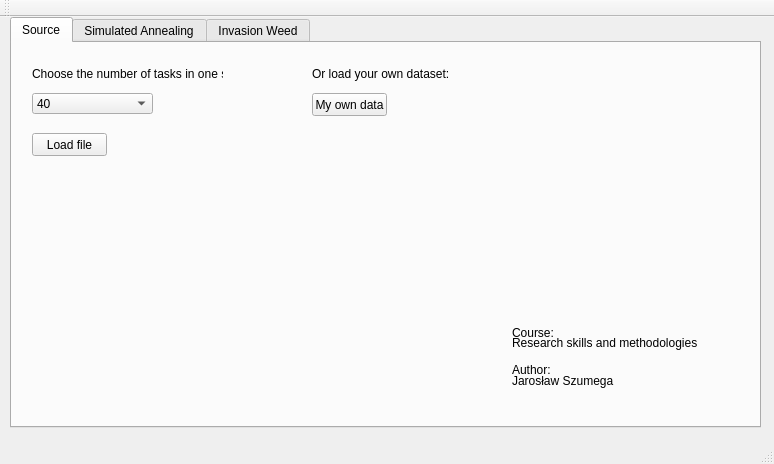
<?xml version="1.0" encoding="UTF-8"?>
<ui version="4.0">
 <class>MainWindow</class>
 <widget class="QMainWindow" name="MainWindow">
  <property name="geometry">
   <rect>
    <x>0</x>
    <y>0</y>
    <width>774</width>
    <height>464</height>
   </rect>
  </property>
  <property name="windowTitle">
   <string>Research Skills &amp; Methodologies</string>
  </property>
  <widget class="QWidget" name="centralWidget">
   <widget class="QTabWidget" name="tabWidget">
    <property name="geometry">
     <rect>
      <x>10</x>
      <y>0</y>
      <width>751</width>
      <height>411</height>
     </rect>
    </property>
    <property name="currentIndex">
     <number>0</number>
    </property>
    <widget class="QWidget" name="tab">
     <attribute name="title">
      <string>Source</string>
     </attribute>
     <widget class="QComboBox" name="comboBox">
      <property name="geometry">
       <rect>
        <x>20</x>
        <y>50</y>
        <width>121</width>
        <height>21</height>
       </rect>
      </property>
      <item>
       <property name="text">
        <string>40</string>
       </property>
      </item>
      <item>
       <property name="text">
        <string>50</string>
       </property>
      </item>
      <item>
       <property name="text">
        <string>100</string>
       </property>
      </item>
     </widget>
     <widget class="QLabel" name="label">
      <property name="geometry">
       <rect>
        <x>20</x>
        <y>20</y>
        <width>191</width>
        <height>21</height>
       </rect>
      </property>
      <property name="text">
       <string>Choose the number of tasks in one set:</string>
      </property>
     </widget>
     <widget class="QPushButton" name="pushButton">
      <property name="geometry">
       <rect>
        <x>20</x>
        <y>90</y>
        <width>75</width>
        <height>23</height>
       </rect>
      </property>
      <property name="text">
       <string>Load file</string>
      </property>
     </widget>
     <widget class="QLabel" name="labelInfo">
      <property name="geometry">
       <rect>
        <x>0</x>
        <y>200</y>
        <width>551</width>
        <height>271</height>
       </rect>
      </property>
      <property name="autoFillBackground">
       <bool>false</bool>
      </property>
      <property name="text">
       <string/>
      </property>
      <property name="pixmap">
       <pixmap>pwr.jpg</pixmap>
      </property>
      <property name="scaledContents">
       <bool>false</bool>
      </property>
     </widget>
     <widget class="QLabel" name="label_2">
      <property name="geometry">
       <rect>
        <x>500</x>
        <y>320</y>
        <width>46</width>
        <height>13</height>
       </rect>
      </property>
      <property name="text">
       <string>Author:</string>
      </property>
     </widget>
     <widget class="QLabel" name="label_3">
      <property name="geometry">
       <rect>
        <x>500</x>
        <y>330</y>
        <width>121</width>
        <height>16</height>
       </rect>
      </property>
      <property name="text">
       <string>Jarosław Szumega</string>
      </property>
     </widget>
     <widget class="QLabel" name="label_4">
      <property name="geometry">
       <rect>
        <x>500</x>
        <y>290</y>
        <width>221</width>
        <height>20</height>
       </rect>
      </property>
      <property name="text">
       <string>Research skills and methodologies</string>
      </property>
     </widget>
     <widget class="QLabel" name="label_5">
      <property name="geometry">
       <rect>
        <x>500</x>
        <y>280</y>
        <width>221</width>
        <height>20</height>
       </rect>
      </property>
      <property name="text">
       <string>Course:</string>
      </property>
     </widget>
     <widget class="QLabel" name="label_6">
      <property name="geometry">
       <rect>
        <x>300</x>
        <y>20</y>
        <width>191</width>
        <height>21</height>
       </rect>
      </property>
      <property name="text">
       <string>Or load your own dataset:</string>
      </property>
     </widget>
     <widget class="QPushButton" name="pushButton_2">
      <property name="geometry">
       <rect>
        <x>300</x>
        <y>50</y>
        <width>75</width>
        <height>23</height>
       </rect>
      </property>
      <property name="text">
       <string>My own data</string>
      </property>
     </widget>
    </widget>
    <widget class="QWidget" name="tab_2">
     <attribute name="title">
      <string>Simulated Annealing</string>
     </attribute>
     <widget class="QGroupBox" name="groupBox">
      <property name="geometry">
       <rect>
        <x>20</x>
        <y>10</y>
        <width>191</width>
        <height>91</height>
       </rect>
      </property>
      <property name="title">
       <string>Cooling method</string>
      </property>
      <widget class="QRadioButton" name="radioLinear">
       <property name="geometry">
        <rect>
         <x>10</x>
         <y>30</y>
         <width>82</width>
         <height>17</height>
        </rect>
       </property>
       <property name="text">
        <string>Linear</string>
       </property>
       <property name="checked">
        <bool>true</bool>
       </property>
      </widget>
      <widget class="QRadioButton" name="radioLogar">
       <property name="geometry">
        <rect>
         <x>10</x>
         <y>70</y>
         <width>82</width>
         <height>17</height>
        </rect>
       </property>
       <property name="text">
        <string>Logarithmic</string>
       </property>
      </widget>
      <widget class="QDoubleSpinBox" name="linBox">
       <property name="geometry">
        <rect>
         <x>120</x>
         <y>30</y>
         <width>62</width>
         <height>22</height>
        </rect>
       </property>
       <property name="decimals">
        <number>3</number>
       </property>
       <property name="minimum">
        <double>0.001000000000000</double>
       </property>
       <property name="maximum">
        <double>0.999000000000000</double>
       </property>
       <property name="singleStep">
        <double>0.001000000000000</double>
       </property>
       <property name="value">
        <double>0.999000000000000</double>
       </property>
      </widget>
     </widget>
     <widget class="QGroupBox" name="groupBox_2">
      <property name="geometry">
       <rect>
        <x>20</x>
        <y>110</y>
        <width>191</width>
        <height>151</height>
       </rect>
      </property>
      <property name="title">
       <string>Annealing parameters</string>
      </property>
      <widget class="QDoubleSpinBox" name="minTbox">
       <property name="geometry">
        <rect>
         <x>120</x>
         <y>30</y>
         <width>62</width>
         <height>22</height>
        </rect>
       </property>
       <property name="decimals">
        <number>0</number>
       </property>
       <property name="minimum">
        <double>1.000000000000000</double>
       </property>
       <property name="maximum">
        <double>1000.000000000000000</double>
       </property>
       <property name="value">
        <double>1.000000000000000</double>
       </property>
      </widget>
      <widget class="QDoubleSpinBox" name="maxTbox">
       <property name="geometry">
        <rect>
         <x>120</x>
         <y>70</y>
         <width>62</width>
         <height>22</height>
        </rect>
       </property>
       <property name="decimals">
        <number>0</number>
       </property>
       <property name="minimum">
        <double>1.000000000000000</double>
       </property>
       <property name="maximum">
        <double>10000.000000000000000</double>
       </property>
       <property name="value">
        <double>40.000000000000000</double>
       </property>
      </widget>
      <widget class="QSpinBox" name="stepBox">
       <property name="geometry">
        <rect>
         <x>120</x>
         <y>110</y>
         <width>61</width>
         <height>22</height>
        </rect>
       </property>
       <property name="minimum">
        <number>1</number>
       </property>
       <property name="maximum">
        <number>1000</number>
       </property>
       <property name="value">
        <number>5</number>
       </property>
      </widget>
      <widget class="QLabel" name="labelMin">
       <property name="geometry">
        <rect>
         <x>10</x>
         <y>30</y>
         <width>81</width>
         <height>16</height>
        </rect>
       </property>
       <property name="text">
        <string>Min Temperature</string>
       </property>
      </widget>
      <widget class="QLabel" name="labelmax">
       <property name="geometry">
        <rect>
         <x>10</x>
         <y>70</y>
         <width>91</width>
         <height>16</height>
        </rect>
       </property>
       <property name="text">
        <string>Max Temperature</string>
       </property>
      </widget>
      <widget class="QLabel" name="labelStp">
       <property name="geometry">
        <rect>
         <x>10</x>
         <y>110</y>
         <width>81</width>
         <height>16</height>
        </rect>
       </property>
       <property name="text">
        <string>Inner iterations</string>
       </property>
      </widget>
     </widget>
     <widget class="QPushButton" name="solveButton">
      <property name="geometry">
       <rect>
        <x>20</x>
        <y>360</y>
        <width>171</width>
        <height>23</height>
       </rect>
      </property>
      <property name="text">
       <string>Solve!</string>
      </property>
     </widget>
     <widget class="QTableWidget" name="tableWidget">
      <property name="enabled">
       <bool>true</bool>
      </property>
      <property name="geometry">
       <rect>
        <x>280</x>
        <y>20</y>
        <width>441</width>
        <height>311</height>
       </rect>
      </property>
      <property name="editTriggers">
       <set>QAbstractItemView::AnyKeyPressed|QAbstractItemView::EditKeyPressed</set>
      </property>
      <property name="selectionBehavior">
       <enum>QAbstractItemView::SelectRows</enum>
      </property>
      <property name="columnCount">
       <number>4</number>
      </property>
      <column/>
      <column/>
      <column/>
      <column/>
     </widget>
     <widget class="QGroupBox" name="groupBox_4">
      <property name="geometry">
       <rect>
        <x>20</x>
        <y>270</y>
        <width>191</width>
        <height>71</height>
       </rect>
      </property>
      <property name="title">
       <string>Calculation range</string>
      </property>
      <widget class="QSpinBox" name="fromBox1">
       <property name="geometry">
        <rect>
         <x>10</x>
         <y>40</y>
         <width>61</width>
         <height>22</height>
        </rect>
       </property>
       <property name="minimum">
        <number>1</number>
       </property>
      </widget>
      <widget class="QSpinBox" name="ToBox1">
       <property name="geometry">
        <rect>
         <x>100</x>
         <y>40</y>
         <width>61</width>
         <height>22</height>
        </rect>
       </property>
       <property name="maximum">
        <number>1000</number>
       </property>
       <property name="singleStep">
        <number>1</number>
       </property>
       <property name="value">
        <number>5</number>
       </property>
      </widget>
      <widget class="QLabel" name="labelMin_3">
       <property name="geometry">
        <rect>
         <x>10</x>
         <y>20</y>
         <width>81</width>
         <height>16</height>
        </rect>
       </property>
       <property name="text">
        <string>From</string>
       </property>
      </widget>
      <widget class="QLabel" name="labelMin_4">
       <property name="geometry">
        <rect>
         <x>100</x>
         <y>20</y>
         <width>81</width>
         <height>16</height>
        </rect>
       </property>
       <property name="text">
        <string>To</string>
       </property>
      </widget>
     </widget>
     <widget class="QPushButton" name="pushButton_3">
      <property name="geometry">
       <rect>
        <x>570</x>
        <y>350</y>
        <width>75</width>
        <height>23</height>
       </rect>
      </property>
      <property name="text">
       <string>Show solution</string>
      </property>
     </widget>
     <widget class="QPushButton" name="pushButton_5">
      <property name="geometry">
       <rect>
        <x>660</x>
        <y>350</y>
        <width>75</width>
        <height>23</height>
       </rect>
      </property>
      <property name="text">
       <string>Export</string>
      </property>
     </widget>
    </widget>
    <widget class="QWidget" name="tab_3">
     <attribute name="title">
      <string>Invasion Weed</string>
     </attribute>
     <widget class="QGroupBox" name="groupBox_3">
      <property name="geometry">
       <rect>
        <x>20</x>
        <y>10</y>
        <width>251</width>
        <height>251</height>
       </rect>
      </property>
      <property name="title">
       <string>Invasion parameters</string>
      </property>
      <widget class="QLabel" name="labelGen">
       <property name="geometry">
        <rect>
         <x>10</x>
         <y>60</y>
         <width>81</width>
         <height>16</height>
        </rect>
       </property>
       <property name="text">
        <string>No. generations</string>
       </property>
      </widget>
      <widget class="QDoubleSpinBox" name="genBox">
       <property name="geometry">
        <rect>
         <x>140</x>
         <y>60</y>
         <width>62</width>
         <height>22</height>
        </rect>
       </property>
       <property name="decimals">
        <number>0</number>
       </property>
       <property name="minimum">
        <double>1.000000000000000</double>
       </property>
       <property name="maximum">
        <double>10000.000000000000000</double>
       </property>
       <property name="value">
        <double>60.000000000000000</double>
       </property>
      </widget>
      <widget class="QDoubleSpinBox" name="maxWeedBox">
       <property name="geometry">
        <rect>
         <x>140</x>
         <y>100</y>
         <width>62</width>
         <height>22</height>
        </rect>
       </property>
       <property name="decimals">
        <number>0</number>
       </property>
       <property name="minimum">
        <double>1.000000000000000</double>
       </property>
       <property name="maximum">
        <double>1000.000000000000000</double>
       </property>
       <property name="value">
        <double>25.000000000000000</double>
       </property>
      </widget>
      <widget class="QLabel" name="labelGen_2">
       <property name="geometry">
        <rect>
         <x>10</x>
         <y>100</y>
         <width>111</width>
         <height>16</height>
        </rect>
       </property>
       <property name="text">
        <string>No. maximum weeds</string>
       </property>
      </widget>
      <widget class="QDoubleSpinBox" name="minSeedBox">
       <property name="geometry">
        <rect>
         <x>140</x>
         <y>140</y>
         <width>62</width>
         <height>22</height>
        </rect>
       </property>
       <property name="decimals">
        <number>0</number>
       </property>
       <property name="minimum">
        <double>1.000000000000000</double>
       </property>
       <property name="maximum">
        <double>1000.000000000000000</double>
       </property>
      </widget>
      <widget class="QLabel" name="labelGen_3">
       <property name="geometry">
        <rect>
         <x>10</x>
         <y>140</y>
         <width>111</width>
         <height>16</height>
        </rect>
       </property>
       <property name="text">
        <string>Min.  seeds per weed</string>
       </property>
      </widget>
      <widget class="QDoubleSpinBox" name="mutBox">
       <property name="geometry">
        <rect>
         <x>140</x>
         <y>220</y>
         <width>62</width>
         <height>22</height>
        </rect>
       </property>
       <property name="minimum">
        <double>0.000000000000000</double>
       </property>
       <property name="maximum">
        <double>1.000000000000000</double>
       </property>
       <property name="singleStep">
        <double>0.010000000000000</double>
       </property>
       <property name="value">
        <double>0.800000000000000</double>
       </property>
      </widget>
      <widget class="QLabel" name="labelGen_4">
       <property name="geometry">
        <rect>
         <x>10</x>
         <y>220</y>
         <width>101</width>
         <height>16</height>
        </rect>
       </property>
       <property name="text">
        <string>Mutation probability</string>
       </property>
      </widget>
      <widget class="QLabel" name="labelGen_5">
       <property name="geometry">
        <rect>
         <x>10</x>
         <y>180</y>
         <width>111</width>
         <height>16</height>
        </rect>
       </property>
       <property name="text">
        <string>Max. seeds per weed</string>
       </property>
      </widget>
      <widget class="QDoubleSpinBox" name="maxSeedBox">
       <property name="geometry">
        <rect>
         <x>140</x>
         <y>180</y>
         <width>62</width>
         <height>22</height>
        </rect>
       </property>
       <property name="decimals">
        <number>0</number>
       </property>
       <property name="minimum">
        <double>1.000000000000000</double>
       </property>
       <property name="maximum">
        <double>1000.000000000000000</double>
       </property>
       <property name="value">
        <double>20.000000000000000</double>
       </property>
      </widget>
      <widget class="QDoubleSpinBox" name="popBox">
       <property name="geometry">
        <rect>
         <x>140</x>
         <y>20</y>
         <width>62</width>
         <height>22</height>
        </rect>
       </property>
       <property name="decimals">
        <number>0</number>
       </property>
       <property name="minimum">
        <double>1.000000000000000</double>
       </property>
       <property name="maximum">
        <double>10000.000000000000000</double>
       </property>
       <property name="value">
        <double>20.000000000000000</double>
       </property>
      </widget>
      <widget class="QLabel" name="labelGen_6">
       <property name="geometry">
        <rect>
         <x>10</x>
         <y>20</y>
         <width>81</width>
         <height>16</height>
        </rect>
       </property>
       <property name="text">
        <string>Initial population</string>
       </property>
      </widget>
     </widget>
     <widget class="QPushButton" name="solveButton_2">
      <property name="geometry">
       <rect>
        <x>20</x>
        <y>360</y>
        <width>171</width>
        <height>23</height>
       </rect>
      </property>
      <property name="text">
       <string>Solve!</string>
      </property>
     </widget>
     <widget class="QTableWidget" name="tableWidget_2">
      <property name="geometry">
       <rect>
        <x>280</x>
        <y>20</y>
        <width>441</width>
        <height>311</height>
       </rect>
      </property>
      <property name="columnCount">
       <number>4</number>
      </property>
      <column/>
      <column/>
      <column/>
      <column/>
     </widget>
     <widget class="QGroupBox" name="groupBox_5">
      <property name="geometry">
       <rect>
        <x>20</x>
        <y>270</y>
        <width>171</width>
        <height>71</height>
       </rect>
      </property>
      <property name="title">
       <string>Calculation range</string>
      </property>
      <widget class="QSpinBox" name="FromBox2">
       <property name="geometry">
        <rect>
         <x>10</x>
         <y>40</y>
         <width>61</width>
         <height>22</height>
        </rect>
       </property>
       <property name="minimum">
        <number>1</number>
       </property>
      </widget>
      <widget class="QSpinBox" name="ToBox2">
       <property name="geometry">
        <rect>
         <x>100</x>
         <y>40</y>
         <width>61</width>
         <height>22</height>
        </rect>
       </property>
       <property name="maximum">
        <number>1000</number>
       </property>
       <property name="singleStep">
        <number>1</number>
       </property>
       <property name="value">
        <number>5</number>
       </property>
      </widget>
      <widget class="QLabel" name="labelMin_5">
       <property name="geometry">
        <rect>
         <x>10</x>
         <y>20</y>
         <width>81</width>
         <height>16</height>
        </rect>
       </property>
       <property name="text">
        <string>From</string>
       </property>
      </widget>
      <widget class="QLabel" name="labelMin_6">
       <property name="geometry">
        <rect>
         <x>100</x>
         <y>20</y>
         <width>81</width>
         <height>16</height>
        </rect>
       </property>
       <property name="text">
        <string>To</string>
       </property>
      </widget>
     </widget>
     <widget class="QPushButton" name="pushButton_4">
      <property name="geometry">
       <rect>
        <x>570</x>
        <y>350</y>
        <width>75</width>
        <height>23</height>
       </rect>
      </property>
      <property name="text">
       <string>Show solution</string>
      </property>
     </widget>
     <widget class="QPushButton" name="pushButton_6">
      <property name="geometry">
       <rect>
        <x>660</x>
        <y>350</y>
        <width>75</width>
        <height>23</height>
       </rect>
      </property>
      <property name="text">
       <string>Export</string>
      </property>
     </widget>
    </widget>
   </widget>
  </widget>
  <widget class="QMenuBar" name="menuBar">
   <property name="geometry">
    <rect>
     <x>0</x>
     <y>0</y>
     <width>774</width>
     <height>21</height>
    </rect>
   </property>
  </widget>
  <widget class="QToolBar" name="mainToolBar">
   <attribute name="toolBarArea">
    <enum>TopToolBarArea</enum>
   </attribute>
   <attribute name="toolBarBreak">
    <bool>false</bool>
   </attribute>
  </widget>
  <widget class="QStatusBar" name="statusBar"/>
 </widget>
 <layoutdefault spacing="6" margin="11"/>
 <resources/>
 <connections/>
</ui>
